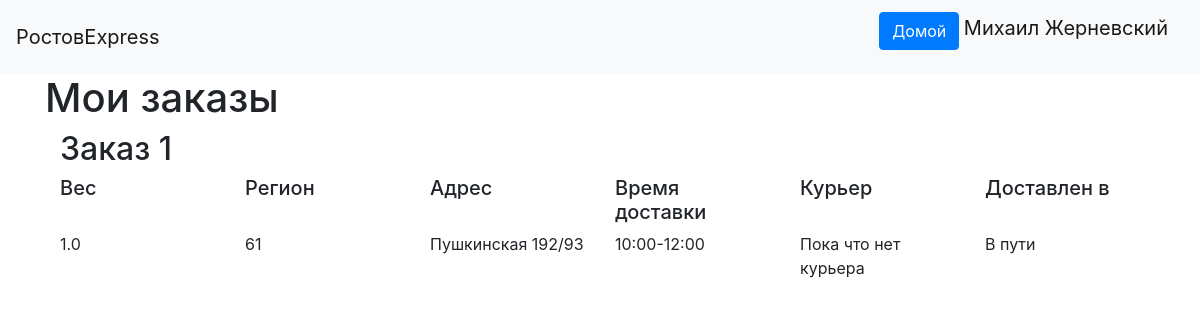
/users/get_orders (signed in), run on the app's committed database.
### data/users.py (models this page shows, shortened)
class User(SqlAlchemyBase, UserMixin):
    __tablename__ = 'users'
    id = sqlalchemy.Column(sqlalchemy.Integer,
                           primary_key=True, autoincrement=True)
    name = sqlalchemy.Column(sqlalchemy.String, nullable=True)
    about = sqlalchemy.Column(sqlalchemy.String, nullable=True)
    email = sqlalchemy.Column(sqlalchemy.String,
                              index=True, unique=True, nullable=True)
    phone_number = sqlalchemy.Column(sqlalchemy.String,
                              index=True, unique=True, nullable=True)
    hashed_password = sqlalchemy.Column(sqlalchemy.String, nullable=True)
    created_date = sqlalchemy.Column(sqlalchemy.DateTime,default=datetime.datetime.now)
    user_type = sqlalchemy.Column(sqlalchemy.Integer, nullable=True)
    c_id = sqlalchemy.Column(sqlalchemy.Integer, sqlalchemy.ForeignKey('couriers.id'), nullable=True)
    sqlalchemy.orm.relation('Courier')

### data/orders.py (models this page shows)
class Order(SqlAlchemyBase):
    __tablename__ = 'orders'
    id = sqlalchemy.Column(sqlalchemy.Integer, primary_key=True)
    weight = sqlalchemy.Column(sqlalchemy.Float, nullable=True)
    region = sqlalchemy.Column(sqlalchemy.Integer, nullable=True)
    orders_courier = sqlalchemy.Column(sqlalchemy.Integer, sqlalchemy.ForeignKey('couriers.id'))
    user_id = sqlalchemy.Column(sqlalchemy.Integer, sqlalchemy.ForeignKey("users.id"))
    address = sqlalchemy.Column(sqlalchemy.String, nullable=True)
    complete_time = sqlalchemy.Column(sqlalchemy.String, nullable=True, default='')
    sqlalchemy.orm.relation('User')
    sqlalchemy.orm.relation('Courier')

### data/deliveryhours.py (models this page shows)
class DH(SqlAlchemyBase):
    __tablename__ = 'deliveryhours'
    id = sqlalchemy.Column(sqlalchemy.Integer, primary_key=True, autoincrement=True)
    order_id = sqlalchemy.Column(sqlalchemy.Integer, sqlalchemy.ForeignKey('orders.id'), nullable=True)
    hours = sqlalchemy.Column(sqlalchemy.String, nullable=True)
    sqlalchemy.orm.relation('Order')

### main.py (the view)
@app.route('/users/get_orders', methods=['POST', 'GET'])
@login_required
def get_user_orders():
    user_id = current_user.id
    db_sess = db_session.create_session()
    orders = db_sess.query(Order).filter(Order.user_id == user_id).all()
    delivery_hours = [db_sess.query(DH).filter(DH.order_id == order.id).all()[0] for order in orders]
    courier_names = []
    for order in orders:
        list_of_couriers = db_sess.query(User).filter(User.c_id == order.orders_courier).all()
        if list_of_couriers:
            courier_names.append(f"{list_of_couriers[0].name}, телефон: {list_of_couriers[0].phone_number}")
        else:
            courier_names.append("Пока что нет курьера")
    items = zip(orders, delivery_hours, courier_names)
    return render_template('existing_orders.html', title="Мои заказы", items=items)

### data/db_session.py (called while the page is built)
def create_session() -> Session:
    global __factory
    return __factory()

### main.py (called while the page is built)
@login_manager.user_loader
def load_user(user_id):
    db_sess = db_session.create_session()
    return db_sess.query(User).get(user_id)

### templates/existing_orders.html
{% extends "base.html" %}
{% block content %}
<h1>Мои заказы</h1>
{% for item in items %}
<div class="container">
    <h2>Заказ {{item[0].id}}</h2>
    <div class="row">
        <div class="col">
            <h5>Вес</h5>
        </div>
        <div class="col">
            <h5>Регион</h5>
        </div>
        <div class="col">
            <h5>Адрес</h5>
        </div>
        <div class="col">
            <h5>Время доставки</h5>
        </div>
        <div class="col">
            <h5>Курьер</h5>
        </div>
        <div class="col">
            <h5>Доставлен в</h5>
        </div>
    </div>
    <div class="row">
        <div class="col">
            {{ item[0].weight }}
        </div>
        <div class="col">
            {{ item[0].region }}
        </div>
        <div class="col">
            {{ item[0].address }}
        </div>
        <div class="col">
            {{ item[1].hours }}
        </div>
        <div class="col">
            {{ item[2] }}
        </div>
        <div class="col">
            {% if item[0].complete_time %}
            <p>{{ item[0].complete_time }} по Гринвичу</p>
            {% else %}
            <p>В пути</p>
            {% endif %}
        </div>
    </div>
</div>
{% endfor %}
{% endblock %}

### templates/base.html (shortened to what this page needs)
<!doctype html>
<html lang="en">
<head>
    <link rel="stylesheet"
          href="https://stackpath.bootstrapcdn.com/bootstrap/4.4.1/css/bootstrap.min.css"
>
</head>
<body>
<header>
    <nav class="navbar navbar-light bg-light">
        <a class="navbar-brand" href="#">РостовExpress</a>
        {% if current_user.is_authenticated %}
            <p>
                <a class="btn btn-primary " href="/">Домой</a>
                <a class="navbar-brand" href="/logout">{{ current_user.name }}</a>
            </p>
        {% else %}
            <p>
                <a class="btn btn-primary " href="/register">Зарегистрироваться</a>
                <a class="btn btn-success" href="/login">Войти</a>
            </p>
        {% endif %}
    </nav>
</header>
<main role="main" class="container">
    {% block content %}{% endblock %}
</main>
</body>
</html>

### data on the page
User: name "Михаил Жерневский"
Order: id "1", weight "1.0", region "61", address "Пушкинская 192/93", hours "10:00-12:00", item "Пока что нет курьера", complete_time "В пути"
